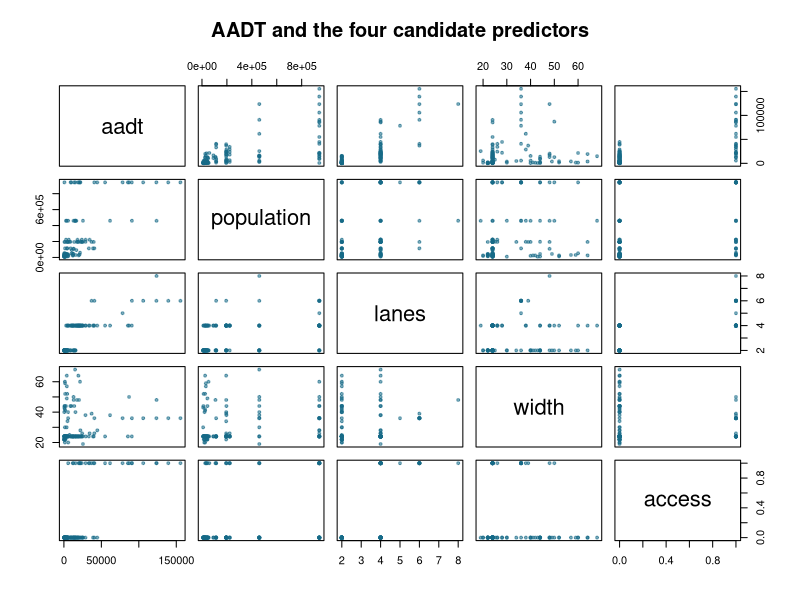
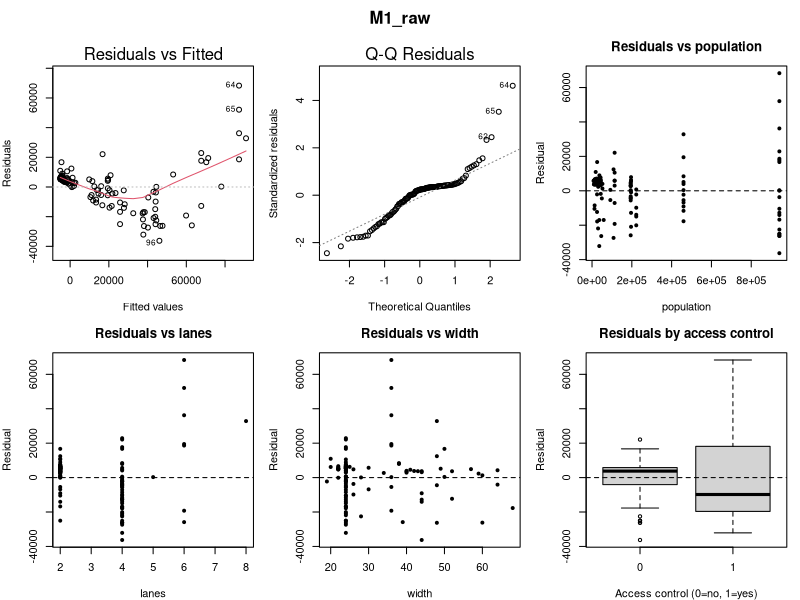
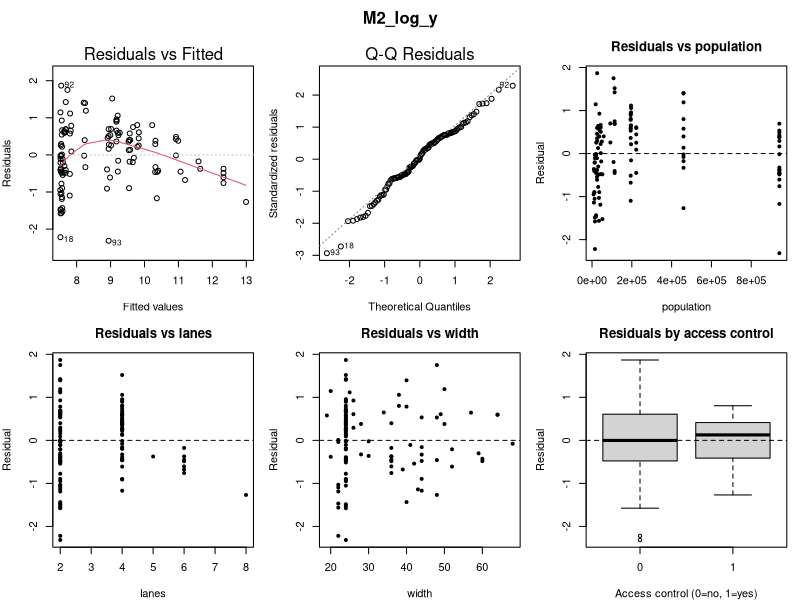
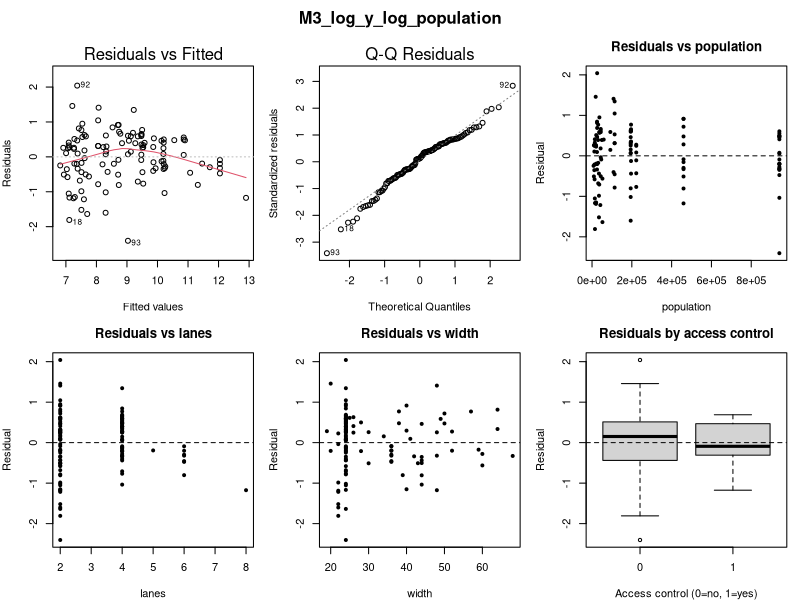
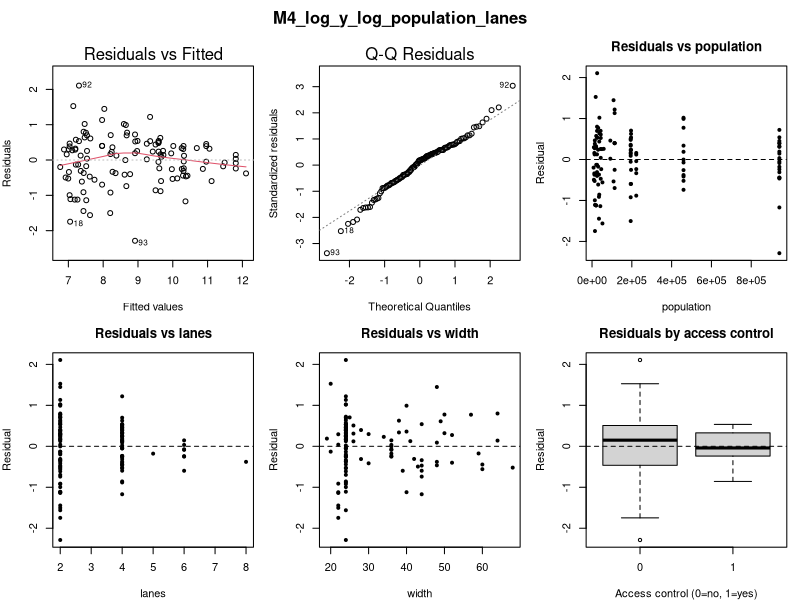
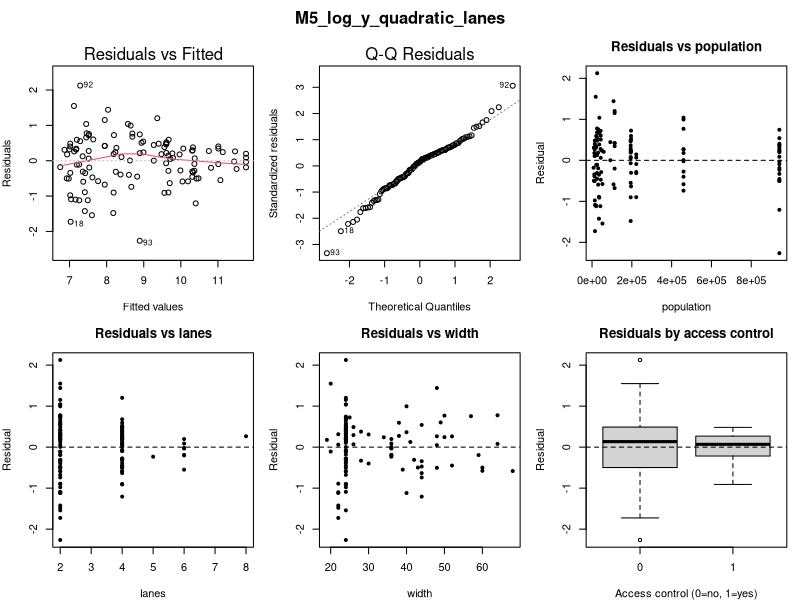
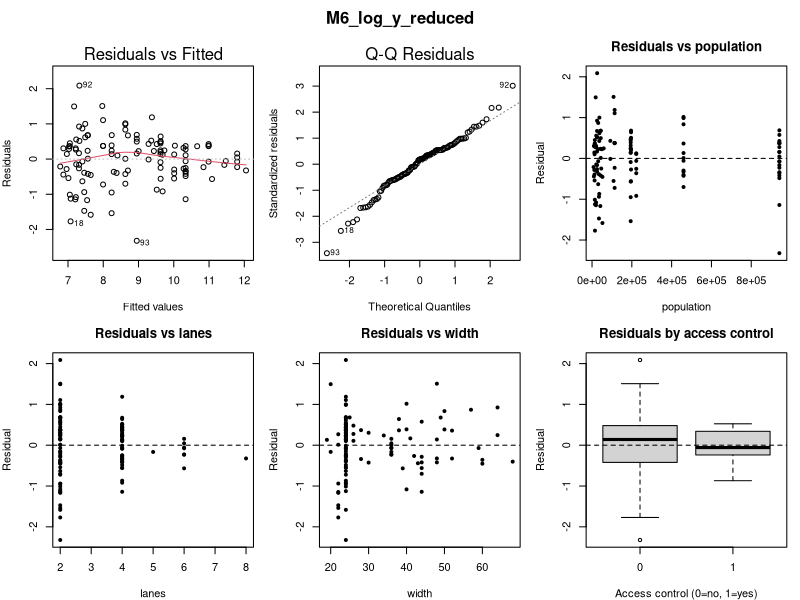
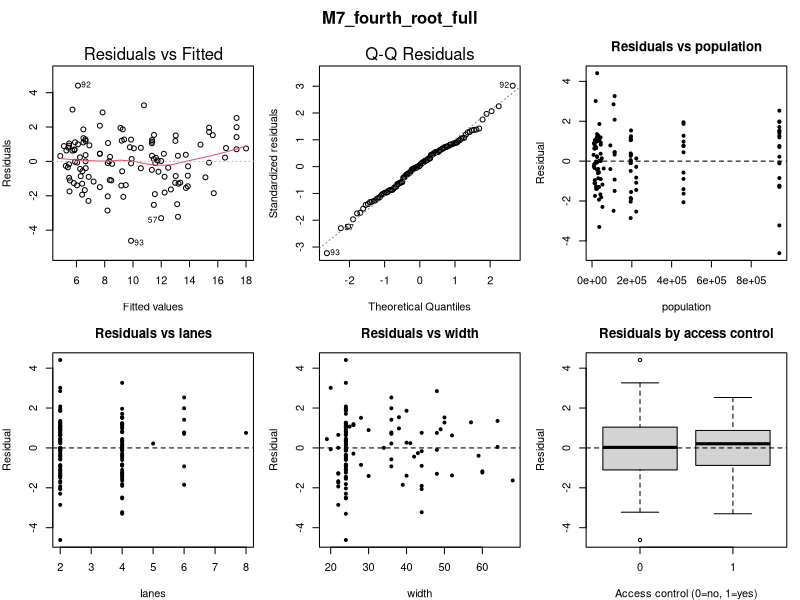

The R source for these figures, in order:
# MH3510 AADT project - course-aligned analysis, using only base R.
# Run: Rscript analysis.R (with this project folder as the working directory).
# Read analysis_notes.txt for explanations, lecture references and model decisions.
# Results go to coursework_results/. Every candidate model is retained.
# Earlier extended methods are preserved in archive/extended_analysis/.

run_analysis <- function() {
  options(width = 110, digits = 6, useFancyQuotes = FALSE)
  dir.create("coursework_results", showWarnings = FALSE)
  dir.create("coursework_results/plots", showWarnings = FALSE)
  sink("coursework_results/R_output.txt", split = TRUE)
  on.exit(sink(), add = TRUE)

  # These helpers only format output and save plots; they do not fit models.
  section <- function(title) cat("\n\n", title, "\n", strrep("=", nchar(title)), "\n", sep = "")
  save_plot <- function(filename, draw, width = 1600, height = 1100) {
    png(file.path("coursework_results/plots", filename), width, height, res = 140)
    on.exit(dev.off())
    draw()
  }

  section("STEP 1: LOAD AND EXPLORE THE DATA")
  raw <- read.table("aadt.txt", header = FALSE)
  d <- raw[, 1:5]
  names(d) <- c("aadt", "population", "lanes", "width", "control_original")
  stopifnot(!anyNA(d), all(is.finite(as.matrix(d))), all(d$aadt > 0),
            all(d$population > 0), all(d$lanes > 0),
            all(d$control_original %in% c(1, 2)))
  d$access <- ifelse(d$control_original == 1, 1, 0)
  cat("Number of road sections:", nrow(d), "\n")
  cat("access=1: access control; access=0: no access control.\n")
  print(summary(d))
  print(with(d, table(lanes, control_original)))
  print(cor(d[, c("aadt", "population", "lanes", "width", "access")]))
  write.csv(d, "coursework_results/analysis_data.csv", row.names = FALSE)
  save_plot("01_scatterplot_matrix.png", function() {
    pairs(d[, c("aadt", "population", "lanes", "width", "access")],
          pch = 19, cex = 0.6, col = adjustcolor("#176b87", 0.55),
          main = "AADT and the four candidate predictors")
  }, 1400, 1400)

  section("STEP 2: FIT THE INITIAL MULTIPLE REGRESSION")
  M1 <- lm(aadt ~ population + lanes + width + access, data = d)
  print(summary(M1))
  cat("Negative fitted AADT values:", sum(fitted(M1) < 0), "\n")
  cat("A significant overall F-test does not guarantee satisfactory residuals.\n")

  section("STEP 3: CHECK RESIDUALS, TRY TRANSFORMATIONS, AND RECHECK")
  # Chapter 2, slides 51-59: transform x for curvature and y for uneven spread.
  # Each model below is kept, even if it does not improve the diagnostics.
  M2 <- lm(log(aadt) ~ population + lanes + width + access, data = d)
  M3 <- lm(log(aadt) ~ log(population) + lanes + width + access, data = d)
  M4 <- lm(log(aadt) ~ log(population) + log(lanes) + width + access, data = d)
  # Chapter 4 Part II: polynomial terms are still linear regression coefficients.
  M5 <- lm(log(aadt) ~ log(population) + lanes + I(lanes^2) + width + access, data = d)
  M6 <- lm(log(aadt) ~ log(population) + log(lanes) + access, data = d)
  # A fourth root is sqrt(sqrt(y)); a fifth root is y^(1/5).
  M7 <- lm(I(aadt^0.25) ~ log(population) + log(lanes) + width + access, data = d)
  M8 <- lm(sqrt(aadt) ~ log(population) + log(lanes) + width + access, data = d)
  M9 <- lm(I(aadt^0.25) ~ log(population) + log(lanes) + access, data = d)
  M10 <- lm(I(aadt^0.2) ~ log(population) + log(lanes) + width + access, data = d)
  M11 <- lm(I(aadt^0.2) ~ log(population) + log(lanes) + access, data = d)
  models <- list(M1_raw = M1, M2_log_y = M2, M3_log_y_log_population = M3,
                 M4_log_y_log_population_lanes = M4, M5_log_y_quadratic_lanes = M5,
                 M6_log_y_reduced = M6, M7_fourth_root_full = M7,
                 M8_square_root_full = M8, M9_fourth_root_reduced = M9,
                 M10_fifth_root_full = M10, M11_fifth_root_reduced = M11)
  response_scales <- c("AADT", rep("log(AADT)", 5), "AADT^0.25", "sqrt(AADT)",
                       "AADT^0.25", "AADT^0.2", "AADT^0.2")
  fit_table <- data.frame()
  for (i in seq_along(models)) {
    m <- models[[i]]
    id <- names(models)[i]
    cat("\n", id, "\n", sep = "")
    print(formula(m))
    print(summary(m))
    fit_table <- rbind(fit_table, data.frame(
      model = id, response = response_scales[i], number_of_coefficients = length(coef(m)),
      r_squared = summary(m)$r.squared, adjusted_r_squared = summary(m)$adj.r.squared,
      residual_sd = sigma(m)))
    save_plot(paste0(id, "_residuals.png"), function() {
      par(mfrow = c(2, 3), mar = c(4, 4, 3, 1), oma = c(0, 0, 2, 0))
      plot(m, which = 1, sub.caption = "", ask = FALSE)
      plot(m, which = 2, sub.caption = "", ask = FALSE)
      for (v in c("population", "lanes", "width")) {
        plot(d[[v]], residuals(m), xlab = v, ylab = "Residual", pch = 19, cex = 0.6,
             main = paste("Residuals vs", v))
        abline(h = 0, lty = 2)
      }
      boxplot(residuals(m) ~ d$access, xlab = "Access control (0=no, 1=yes)",
              ylab = "Residual", main = "Residuals by access control")
      abline(h = 0, lty = 2)
      mtext(id, outer = TRUE, font = 2)
    })
  }
  print(fit_table, row.names = FALSE)
  write.csv(fit_table, "coursework_results/model_fit_summary.csv", row.names = FALSE)
  saveRDS(models, "coursework_results/all_candidate_models.rds")
  cat("Compare R-squared, adjusted R-squared and residual SD only on the SAME response scale.\n")
  cat("Across different response scales, judge residual patterns and explain the transformation.\n")

  section("STEP 4: FULL/REDUCED MODEL F-TESTS AND FINAL MODEL")
  cat("Log model: test whether road width is needed, H0: beta_width=0.\n")
  print(anova(M6, M4))
  cat("Log model: test whether the quadratic lane term is needed.\n")
  print(anova(M3, M5))
  cat("Fourth-root model: test whether road width is needed.\n")
  print(anova(M9, M7))
  cat("Fifth-root model: test whether road width is needed.\n")
  print(anova(M11, M10))
  # Never use anova() to compare different transformed responses.
  # Fifth-root residuals have a relatively flat trend, much more stable spread
  # than the raw/square-root models, and a reasonable Q-Q plot.
  # Fourth-root models are also reasonable alternatives, not failed fits.
  final_model <- M11
  cat("\nSelected model:\n")
  print(formula(final_model))
  print(summary(final_model))
  cat("Ordinary individual coefficient confidence intervals:\n")
  print(confint(final_model))
  cat("No confidence region or Bonferroni limits are calculated.\n")
  cat("Optional curvature check (Chapter 4 Part II polynomial regression):\n")
  curved_model <- lm(I(aadt^0.2) ~ log(population) + log(lanes) + access +
                      I(log(population)^2) + I(log(lanes)^2), data = d)
  print(anova(final_model, curved_model))

  # Chapter 2 slides 49 and 53: inspect influence and report sensitivity.
  # Do not remove a road merely because its residual is large.
  influential_row <- which.max(cooks.distance(final_model))
  cat("Largest Cook's-distance row:", influential_row, "\n")
  print(d[influential_row, ])
  sensitivity_model <- lm(formula(final_model), data = d[-influential_row, ])
  print(cbind(all_rows = coef(final_model), omit_one_for_sensitivity = coef(sensitivity_model)))
  cat("Final model retains ALL road sections. Sensitivity fit is only a check.\n")
  write.csv(data.frame(row = seq_len(nrow(d)),
                       standardized_residual = residuals(final_model) / sigma(final_model),
                       cooks_distance = cooks.distance(final_model)),
            "coursework_results/influence_check.csv", row.names = FALSE)
  saveRDS(list(curvature_check = curved_model, sensitivity_only = sensitivity_model),
          "coursework_results/additional_checks.rds")
  save_plot("02_final_influence_and_order.png", function() {
    par(mfrow = c(1, 2), mar = c(4, 4, 3, 1))
    plot(final_model, which = 4, sub.caption = "", ask = FALSE)
    plot(residuals(final_model), xlab = "File row (not known time order)",
         ylab = "Residual", pch = 19, main = "Residuals in file order")
    abline(h = 0, lty = 2)
  }, 1500, 650)
  # Reference tutorial gives this statistic; order is not documented here.
  e <- residuals(final_model)
  durbin_watson <- sum(diff(e)^2) / sum(e^2)
  cat("Durbin-Watson statistic in FILE order:", durbin_watson, "\n")
  cat("No time/spatial order is provided, so no serial-correlation conclusion is drawn.\n")
  cat("Independence remains an assumption; a row-order plot cannot establish it.\n")

  section("STEP 5: PREDICTION FOR THE REQUESTED ROAD")
  new_road <- data.frame(population = 50000, lanes = 3, width = 60, access = 0)
  cat("Original control code x4=2 means NO access control, hence access=0.\n")
  cat("Width=60 is recorded, but width is excluded from the selected model.\n")
  print(new_road)
  # Standard predict() intervals, as in the reference tutorial and Chapter 4.
  mean_root_interval <- predict(final_model, new_road, interval = "confidence", level = 0.95)
  individual_root_interval <- predict(final_model, new_road, interval = "prediction", level = 0.95)
  cat("95% confidence interval for mean FIFTH-ROOT AADT:\n")
  print(mean_root_interval)
  cat("95% prediction interval for one road, on the FIFTH-ROOT scale:\n")
  print(individual_root_interval)
  # Fifth power converts the individual prediction interval to AADT units.
  # It does NOT turn a mean-root confidence interval into a mean-AADT interval.
  point_aadt <- mean_root_interval[1, "fit"]^5
  individual_aadt_interval <- individual_root_interval[1, c("lwr", "upr")]^5
  cat("Back-transformed fitted value (typical AADT):", point_aadt, "vehicles/day\n")
  cat("95% individual-road prediction interval in vehicles/day:\n")
  print(individual_aadt_interval)
  cat("This point is a typical/approximate median prediction, NOT the arithmetic mean AADT.\n")
  cat("A mean-AADT CI requires an extra retransformation method; it is not claimed here.\n")
  cat("There are no 3-lane observations; 3 lanes interpolates between 2 and 4 lanes.\n")
  cat("Sensitivity-only back-transformed point:", as.numeric(predict(sensitivity_model, new_road))^5, "\n")
  cat("Fourth-root alternative's back-transformed point:", as.numeric(predict(M9, new_road))^4, "\n")
  predictions <- data.frame(
    quantity = c("Mean fifth-root AADT: confidence interval",
                 "Typical AADT point with individual-road prediction interval"),
    estimate = c(mean_root_interval[1, "fit"], point_aadt),
    lower_95 = c(mean_root_interval[1, "lwr"], individual_aadt_interval["lwr"]),
    upper_95 = c(mean_root_interval[1, "upr"], individual_aadt_interval["upr"]),
    units = c("(vehicles/day)^0.2", "vehicles/day"))
  write.csv(predictions, "coursework_results/prediction.csv", row.names = FALSE)
  print(predictions, row.names = FALSE)
  save_plot("03_final_transformed_scatterplots.png", function() {
    pairs(data.frame(fifth_root_aadt = d$aadt^0.2, log_population = log(d$population),
                     log_lanes = log(d$lanes), width = d$width, access = d$access),
          pch = 19, cex = 0.6, col = adjustcolor("#176b87", 0.55),
          main = "Transformed response and predictors (natural logarithms)")
  }, 1400, 1400)
}

run_analysis()
